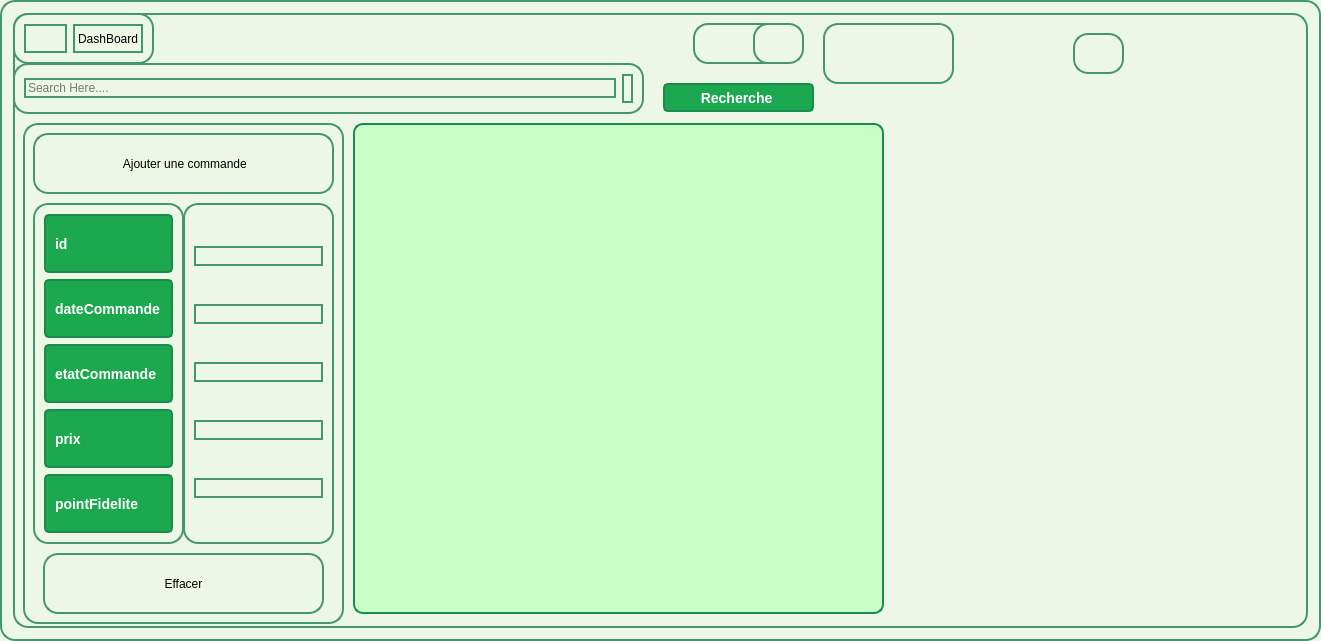
       <widget class="QFrame" name="frame_48">
        <property name="geometry">
         <rect>
          <x>200</x>
          <y>10</y>
          <width>1321</width>
          <height>641</height>
         </rect>
        </property>
        <property name="styleSheet">
         <string notr="true">background-color: #edf7e6;         /* Light green inside background */
border: 2px solid rgb(68, 150, 109); /* Green border */
border-radius: 15px;                /* Rounded corners with 15px radius */
</string>
        </property>
        <property name="frameShape">
         <enum>QFrame::Shape::StyledPanel</enum>
        </property>
        <property name="frameShadow">
         <enum>QFrame::Shadow::Raised</enum>
        </property>
        <layout class="QVBoxLayout" name="verticalLayout_26">
         <item>
          <widget class="QFrame" name="frame_49">
           <property name="frameShape">
            <enum>QFrame::Shape::StyledPanel</enum>
           </property>
           <property name="frameShadow">
            <enum>QFrame::Shadow::Raised</enum>
           </property>
           <widget class="QFrame" name="frame_50">
            <property name="geometry">
             <rect>
              <x>0</x>
              <y>0</y>
              <width>141</width>
              <height>51</height>
             </rect>
            </property>
            <property name="frameShape">
             <enum>QFrame::Shape::StyledPanel</enum>
            </property>
            <property name="frameShadow">
             <enum>QFrame::Shadow::Raised</enum>
            </property>
            <layout class="QHBoxLayout" name="horizontalLayout_11">
             <item>
              <widget class="QLabel" name="label_38">
               <property name="text">
                <string/>
               </property>
               <property name="pixmap">
                <pixmap>:/newPrefix/align-justify.svg</pixmap>
               </property>
              </widget>
             </item>
             <item>
              <widget class="QLabel" name="label_39">
               <property name="text">
                <string>DashBoard</string>
               </property>
              </widget>
             </item>
            </layout>
           </widget>
           <widget class="QLabel" name="label_40">
            <property name="geometry">
             <rect>
              <x>810</x>
              <y>10</y>
              <width>131</width>
              <height>61</height>
             </rect>
            </property>
            <property name="text">
             <string/>
            </property>
            <property name="pixmap">
             <pixmap>:/BleuIcons/user.svg</pixmap>
            </property>
           </widget>
           <widget class="QLabel" name="label_41">
            <property name="geometry">
             <rect>
              <x>1060</x>
              <y>20</y>
              <width>51</width>
              <height>41</height>
             </rect>
            </property>
            <property name="text">
             <string/>
            </property>
            <property name="pixmap">
             <pixmap>:/newPrefix/user.svg</pixmap>
            </property>
           </widget>
           <widget class="QTableView" name="tableViewCommande">
            <property name="geometry">
             <rect>
              <x>340</x>
              <y>110</y>
              <width>531</width>
              <height>491</height>
             </rect>
            </property>
            <property name="styleSheet">
             <string notr="true">QTableView {
    background-color: rgb(200, 255, 200); /* Fond plus clair */
    border: 2px solid #1C8A4F;
    border-radius: 10px;
    color: black;
    font-size: 14px;
    font-family: &quot;Helvetica Neue&quot;, Arial, sans-serif; /* Police claire Helvetica Neue */
    font-weight: bold; /* Applique le texte en gras */
    selection-background-color: rgb(28, 168, 79); /* Fond de sélection */
    selection-color: white;
    padding: 5px;
}

QTableView::item {
    padding: 5px;
    font-family: &quot;Segoe UI&quot;, Tahoma, sans-serif; /* Police claire Segoe UI pour les cellules */
    font-weight: bold; /* Applique le texte en gras pour les cellules */
}

QTableView::item:selected {
    background-color: rgb(28, 168, 79);
    color: white;
}

QHeaderView::section {
    background-color: rgb(150, 200, 150);
    color: black;
    font-weight: bold; /* En-têtes en gras */
    font-family: &quot;Helvetica Neue&quot;, Arial, sans-serif; /* Police claire pour les en-têtes */
    border: 1px solid #1C8A4F;
}

QTableView QTableCornerButton::section {
    background-color: rgb(200, 255, 200);
}</string>
            </property>
           </widget>
           <widget class="QFrame" name="frame_214">
            <property name="geometry">
             <rect>
              <x>0</x>
              <y>50</y>
              <width>631</width>
              <height>51</height>
             </rect>
            </property>
            <property name="styleSheet">
             <string notr="true">background-color: #edf7e6;         /* Light green inside background */
border: 2px solid rgb(68, 150, 109); /* Green border */
border-radius: 15px;                /* Rounded corners with 15px radius */
</string>
            </property>
            <property name="frameShape">
             <enum>QFrame::Shape::StyledPanel</enum>
            </property>
            <property name="frameShadow">
             <enum>QFrame::Shadow::Raised</enum>
            </property>
            <layout class="QHBoxLayout" name="horizontalLayout_47">
             <item>
              <widget class="QLineEdit" name="rechercherCommande">
               <property name="styleSheet">
                <string notr="true">
background-color: #edf7e6;         /* Light green inside background */
border: 2px solid rgb(68, 150, 109); /* Green border */
border-radius: 15px;                /* Rounded corners with 15px radius */
</string>
               </property>
               <property name="text">
                <string/>
               </property>
               <property name="placeholderText">
                <string>Search Here....</string>
               </property>
              </widget>
             </item>
             <item>
              <widget class="QLabel" name="label_786">
               <property name="text">
                <string/>
               </property>
               <property name="pixmap">
                <pixmap>:/newPrefix/search.svg</pixmap>
               </property>
              </widget>
             </item>
            </layout>
           </widget>
           <widget class="QLabel" name="label_42">
            <property name="geometry">
             <rect>
              <x>680</x>
              <y>10</y>
              <width>91</width>
              <height>41</height>
             </rect>
            </property>
            <property name="text">
             <string/>
            </property>
            <property name="pixmap">
             <pixmap>:/BleuIcons/user.svg</pixmap>
            </property>
           </widget>
           <widget class="QLabel" name="label_43">
            <property name="geometry">
             <rect>
              <x>740</x>
              <y>10</y>
              <width>51</width>
              <height>41</height>
             </rect>
            </property>
            <property name="text">
             <string/>
            </property>
            <property name="pixmap">
             <pixmap>:/newPrefix/user.svg</pixmap>
            </property>
           </widget>
           <widget class="QPushButton" name="rechercherCommande_2">
            <property name="geometry">
             <rect>
              <x>650</x>
              <y>70</y>
              <width>151</width>
              <height>29</height>
             </rect>
            </property>
            <property name="styleSheet">
             <string notr="true">QPushButton {
    background-color: rgb(28, 168, 79); /* Couleur de fond */
    border: 2px solid #1C8A4F; /* Bordure assortie */
    border-radius: 5px; /* Coins arrondis */
    color: white; /* Texte en blanc */
    font-size: 14px; /* Taille de police */
    padding: 5px; /* Espacement interne */
    font-weight: bold; /* Texte en gras */
}

QLabel:hover {
    background-color: rgb(20, 140, 60); /* Couleur de fond change lorsque l'on survole le label */
}QPushButton:focus {
    border: 2px solid #0D6E3F; /* Bordure qui change en cas de focus (utile pour les QLabel avec interaction) */
}

</string>
            </property>
            <property name="text">
             <string>Recherche </string>
            </property>
           </widget>
           <widget class="QFrame" name="frame_210">
            <property name="geometry">
             <rect>
              <x>10</x>
              <y>110</y>
              <width>321</width>
              <height>501</height>
             </rect>
            </property>
            <property name="styleSheet">
             <string notr="true">background-color: #edf7e6;         /* Light green inside background */
border: 2px solid rgb(68, 150, 109); /* Green border */
border-radius: 15px;                /* Rounded corners with 15px radius */
</string>
            </property>
            <property name="frameShape">
             <enum>QFrame::Shape::StyledPanel</enum>
            </property>
            <property name="frameShadow">
             <enum>QFrame::Shadow::Raised</enum>
            </property>
            <widget class="QPushButton" name="ajouterCommande">
             <property name="geometry">
              <rect>
               <x>10</x>
               <y>10</y>
               <width>301</width>
               <height>61</height>
              </rect>
             </property>
             <property name="autoFillBackground">
              <bool>false</bool>
             </property>
             <property name="styleSheet">
              <string notr="true">
                                                           
QPushButton {
    background-color: rgb(50, 120, 90); /* Couleur verte foncée */
    /*color: black;*/
   /* color: #1f472e;*/
color:black;
    font-family: &quot;Roboto&quot;, sans-serif;
     
    font-weight: bold; /* texte en gras */
    font-size: 20px;
    text-decoration: underline;  /* Texte souligné */
    line-height: 1.5;

    width: 200px;
    height: 40px;
    opacity: 0.65;
    text-align: center;
    
    border-style: solid;
    transition: background-color 0.3s ease, opacity 0.3s ease, transform 0.3s ease; /* Transition pour effet plus fluide */
}

QPushButton:hover {
    background-color: rgb(70, 140, 110); /* Couleur de fond légèrement plus claire au survol */
    opacity: 0.85; /* Augmentation de l'opacité */
    transform: scale(1.05); /* Agrandissement léger */
    box-shadow: 2px 2px 5px rgba(0, 0, 0, 0.3); /* Ombre pour donner de la profondeur */
}

                                                           

/*                                                  
QPushButton {
    background-color: rgb(50, 120, 90); 
    color: black;
    
    font-size: 20px;
    text-decoration: underline;   
    line-height: 1.5;

    width: 200px;
    height: 40px;
    opacity: 0.65;
    text-align: center;
    
    border-style: solid;
}
/*</string>
             </property>
             <property name="text">
              <string> Ajouter une commande</string>
             </property>
             <property name="checkable">
              <bool>true</bool>
             </property>
            </widget>
            <widget class="QFrame" name="frame_211">
             <property name="geometry">
              <rect>
               <x>10</x>
               <y>80</y>
               <width>151</width>
               <height>341</height>
              </rect>
             </property>
             <property name="styleSheet">
              <string notr="true">background-color: #edf7e6;         /* Light green inside background */
border: 2px solid rgb(68, 150, 109); /* Green border */
border-radius: 15px;                /* Rounded corners with 15px radius */
</string>
             </property>
             <property name="frameShape">
              <enum>QFrame::Shape::StyledPanel</enum>
             </property>
             <property name="frameShadow">
              <enum>QFrame::Shadow::Raised</enum>
             </property>
             <layout class="QVBoxLayout" name="verticalLayout_21">
              <item>
               <widget class="QLabel" name="label_773">
                <property name="styleSheet">
                 <string notr="true">QLabel {
    background-color: rgb(28, 168, 79); /* Couleur de fond */
    border: 2px solid #1C8A4F; /* Bordure assortie */
    border-radius: 5px; /* Coins arrondis */
    color: white; /* Texte en blanc */
    font-size: 14px; /* Taille de police */
    padding: 5px; /* Espacement interne */
    font-weight: bold; /* Texte en gras */
}

QLabel:hover {
    background-color: rgb(20, 140, 60); /* Couleur de fond change lorsque l'on survole le label */
}

QLabel:focus {
    border: 2px solid #0D6E3F; /* Bordure qui change en cas de focus (utile pour les QLabel avec interaction) */
}
</string>
                </property>
                <property name="text">
                 <string>id</string>
                </property>
               </widget>
              </item>
              <item>
               <widget class="QLabel" name="label_774">
                <property name="styleSheet">
                 <string notr="true">QLabel {
    background-color: rgb(28, 168, 79); /* Couleur de fond */
    border: 2px solid #1C8A4F; /* Bordure assortie */
    border-radius: 5px; /* Coins arrondis */
    color: white; /* Texte en blanc */
    font-size: 14px; /* Taille de police */
    padding: 5px; /* Espacement interne */
    font-weight: bold; /* Texte en gras */
}

QLabel:hover {
    background-color: rgb(20, 140, 60); /* Couleur de fond change lorsque l'on survole le label */
}

QLabel:focus {
    border: 2px solid #0D6E3F; /* Bordure qui change en cas de focus (utile pour les QLabel avec interaction) */
}

</string>
                </property>
                <property name="text">
                 <string>dateCommande</string>
                </property>
               </widget>
              </item>
              <item>
               <widget class="QLabel" name="label_775">
                <property name="styleSheet">
                 <string notr="true">QLabel {
    background-color: rgb(28, 168, 79); /* Couleur de fond */
    border: 2px solid #1C8A4F; /* Bordure assortie */
    border-radius: 5px; /* Coins arrondis */
    color: white; /* Texte en blanc */
    font-size: 14px; /* Taille de police */
    padding: 5px; /* Espacement interne */
    font-weight: bold; /* Texte en gras */
}

QLabel:hover {
    background-color: rgb(20, 140, 60); /* Couleur de fond change lorsque l'on survole le label */
}

QLabel:focus {
    border: 2px solid #0D6E3F; /* Bordure qui change en cas de focus (utile pour les QLabel avec interaction) */
}
</string>
                </property>
                <property name="text">
                 <string>etatCommande</string>
                </property>
               </widget>
              </item>
              <item>
               <widget class="QLabel" name="label_776">
                <property name="styleSheet">
                 <string notr="true">QLabel {
    background-color: rgb(28, 168, 79); /* Couleur de fond */
    border: 2px solid #1C8A4F; /* Bordure assortie */
    border-radius: 5px; /* Coins arrondis */
    color: white; /* Texte en blanc */
    font-size: 14px; /* Taille de police */
    padding: 5px; /* Espacement interne */
    font-weight: bold; /* Texte en gras */
}

QLabel:hover {
    background-color: rgb(20, 140, 60); /* Couleur de fond change lorsque l'on survole le label */
}

QLabel:focus {
    border: 2px solid #0D6E3F; /* Bordure qui change en cas de focus (utile pour les QLabel avec interaction) */
}
</string>
                </property>
                <property name="text">
                 <string>prix</string>
                </property>
               </widget>
              </item>
              <item>
               <widget class="QLabel" name="label_777">
                <property name="styleSheet">
                 <string notr="true">QLabel {
    background-color: rgb(28, 168, 79); /* Couleur de fond */
    border: 2px solid #1C8A4F; /* Bordure assortie */
    border-radius: 5px; /* Coins arrondis */
    color: white; /* Texte en blanc */
    font-size: 14px; /* Taille de police */
    padding: 5px; /* Espacement interne */
    font-weight: bold; /* Texte en gras */
}

QLabel:hover {
    background-color: rgb(20, 140, 60); /* Couleur de fond change lorsque l'on survole le label */
}

QLabel:focus {
    border: 2px solid #0D6E3F; /* Bordure qui change en cas de focus (utile pour les QLabel avec interaction) */
}
</string>
                </property>
                <property name="text">
                 <string>pointFidelite</string>
                </property>
               </widget>
              </item>
             </layout>
            </widget>
            <widget class="QFrame" name="frame_212">
             <property name="geometry">
              <rect>
               <x>160</x>
               <y>80</y>
               <width>151</width>
               <height>341</height>
              </rect>
             </property>
             <property name="styleSheet">
              <string notr="true">background-color: #edf7e6;         /* Light green inside background */
border: 2px solid rgb(68, 150, 109); /* Green border */
border-radius: 15px;                /* Rounded corners with 15px radius */
</string>
             </property>
             <property name="frameShape">
              <enum>QFrame::Shape::StyledPanel</enum>
             </property>
             <property name="frameShadow">
              <enum>QFrame::Shadow::Raised</enum>
             </property>
             <layout class="QVBoxLayout" name="verticalLayout_20">
              <item>
               <widget class="QLineEdit" name="idInputC">
                <property name="styleSheet">
                 <string notr="true">
background-color: #edf7e6;         /* Light green inside background */
border: 2px solid rgb(68, 150, 109); /* Green border */
border-radius: 15px;                /* Rounded corners with 15px radius */
</string>
                </property>
                <property name="text">
                 <string/>
                </property>
               </widget>
              </item>
              <item>
               <widget class="QLineEdit" name="dateInputC">
                <property name="styleSheet">
                 <string notr="true">background-color: #edf7e6;         /* Light green inside background */
border: 2px solid rgb(68, 150, 109); /* Green border */
border-radius: 15px;                /* Rounded corners with 15px radius */</string>
                </property>
               </widget>
              </item>
              <item>
               <widget class="QLineEdit" name="etatInputC">
                <property name="styleSheet">
                 <string notr="true">
background-color: #edf7e6;         /* Light green inside background */
border: 2px solid rgb(68, 150, 109); /* Green border */
border-radius: 15px;                /* Rounded corners with 15px radius */
</string>
                </property>
                <property name="text">
                 <string/>
                </property>
               </widget>
              </item>
              <item>
               <widget class="QLineEdit" name="prixInputC">
                <property name="styleSheet">
                 <string notr="true">
background-color: #edf7e6;         /* Light green inside background */
border: 2px solid rgb(68, 150, 109); /* Green border */
border-radius: 15px;                /* Rounded corners with 15px radius */
</string>
                </property>
                <property name="text">
                 <string/>
                </property>
               </widget>
              </item>
              <item>
               <widget class="QLineEdit" name="fideliteInputC">
                <property name="styleSheet">
                 <string notr="true">
background-color: #edf7e6;         /* Light green inside background */
border: 2px solid rgb(68, 150, 109); /* Green border */
border-radius: 15px;                /* Rounded corners with 15px radius */
</string>
                </property>
                <property name="text">
                 <string/>
                </property>
               </widget>
              </item>
             </layout>
            </widget>
            <widget class="QPushButton" name="effacer_2">
             <property name="geometry">
              <rect>
               <x>20</x>
               <y>430</y>
               <width>281</width>
               <height>61</height>
              </rect>
             </property>
             <property name="styleSheet">
              <string notr="true">                                                         
QPushButton {
    background-color: rgb(50, 120, 90); /* Couleur verte foncée */
    /*color: black;*/
   /* color: #1f472e;*/
color:black;
    font-family: &quot;Roboto&quot;, sans-serif;
     
    font-weight: bold; /* texte en gras */
    font-size: 20px;
    text-decoration: underline;  /* Texte souligné */
    line-height: 1.5;

    width: 200px;
    height: 40px;
    opacity: 0.65;
    text-align: center;
    
    border-style: solid;
    transition: background-color 0.3s ease, opacity 0.3s ease, transform 0.3s ease; /* Transition pour effet plus fluide */
}

QPushButton:hover {
    background-color: rgb(70, 140, 110); /* Couleur de fond légèrement plus claire au survol */
    opacity: 0.85; /* Augmentation de l'opacité */
    transform: scale(1.05); /* Agrandissement léger */
    box-shadow: 2px 2px 5px rgba(0, 0, 0, 0.3); /* Ombre pour donner de la profondeur */
}

                                                           

/*                                                  
QPushButton {
    background-color: rgb(50, 120, 90); 
    color: black;
    
    font-size: 20px;
    text-decoration: underline;   
    line-height: 1.5;

    width: 200px;
    height: 40px;
    opacity: 0.65;
    text-align: center;
    
    border-style: solid;
}
/*</string>
             </property>
             <property name="text">
              <string>Effacer</string>
             </property>
            </widget>
           </widget>
          </widget>
         </item>
        </layout>
       </widget>
